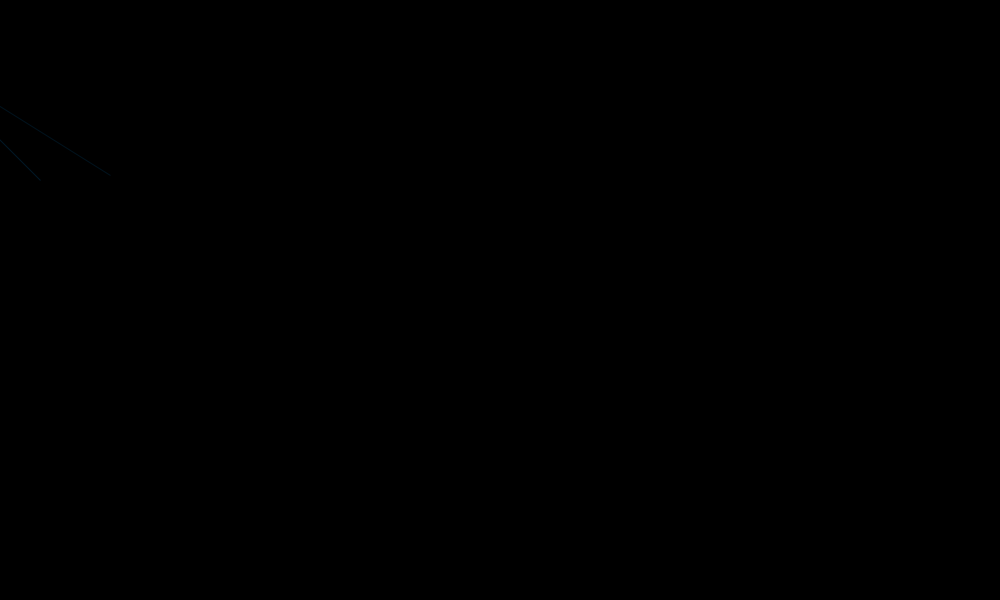
Frame 1 (no input)
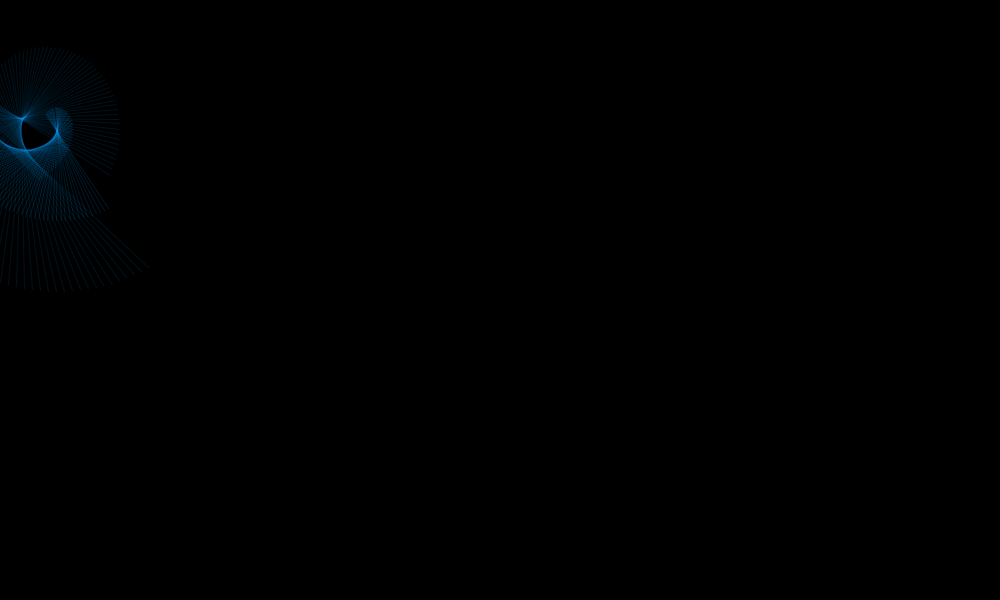
Frame 60 (the mouse pressed at the canvas centre just before this capture)
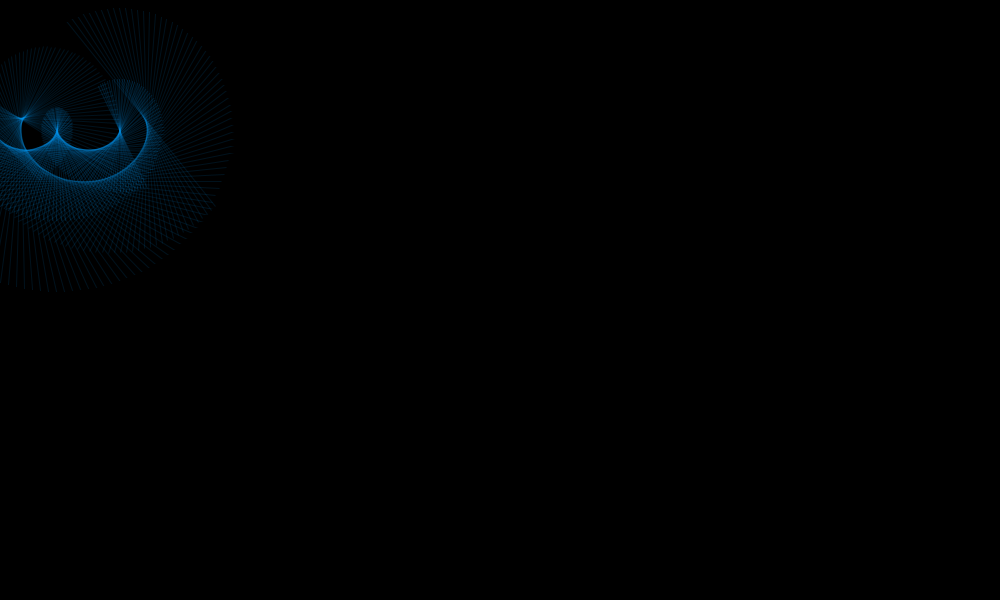
Frame 120 (the mouse held since frame 60 and released just before this capture)

The Processing sketch that drew these frames (run headless with seeded random() and noise(); from frame 60 on, the mouse is pressed at the canvas centre):

// Processing sketch: waves
// ── waves.pde
float x = 10;
float y = 50;
int speed = 1;
float cutoff = 5;
float angle = 0.0;
float drawCount = 0.0;
int blue = 250;
int green = 150;
 
void setup(){
  size(1000,600);
  background(0);
  smooth();
  noStroke(); 

}

void draw() {  
  translate(x, (height/6)+y); 
  rotate(angle); 
  
  stroke(0, green, blue, 40);
  triangle(-50, -50, -50, -50, 30, 30); 
    
  stroke(0, green, blue, 30);
  triangle(-100, -100, -100, -100, 100, 25); 
    
  
  x = x + speed;

 //restart drawing 
 if (x > width + cutoff) {
   x = - cutoff - 20; //adjust next line to be slightly to left
   y += 50; //move next drawing down a little

 }
 
 drawCount+= 0.1;
 angle -= 0.05;
 
 if (drawCount > 1000) {
   noLoop();
 }
   
}
